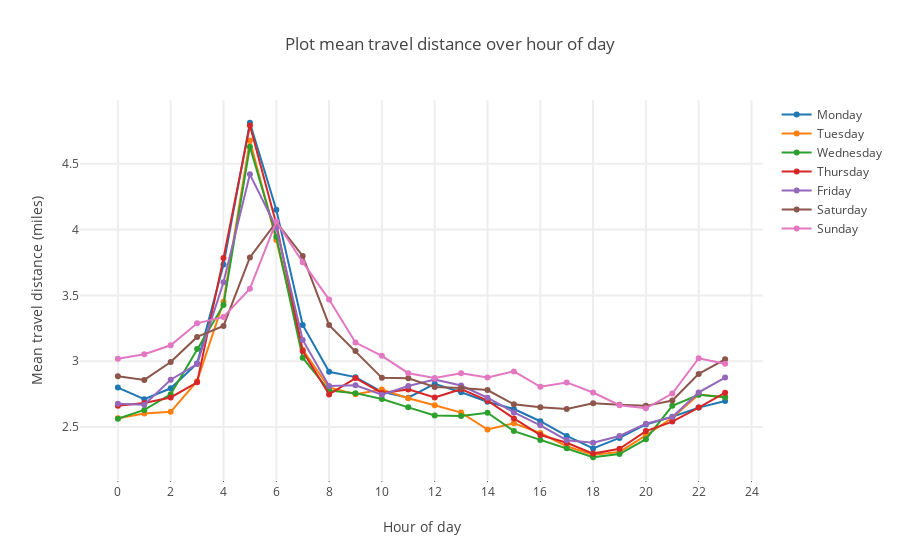

Here is the notebook cell this chart was saved with:
### Code cell
plot_distance_data = []
#loop to create lines for the figure below
for day in raw_data_df['Pickup_day'].unique():
    temp_df = raw_data_df[raw_data_df['Pickup_day']==day][[
        'Pickup_hour','Calculated_trip_distance']
    ].groupby(['Pickup_hour']).mean().reset_index().rename(columns={'Calculated_trip_distance':'Mean_trip_distance'})
    plot_distance_data.append(
        go.Scatter(
            x=temp_df['Pickup_hour'],
            y=temp_df['Mean_trip_distance'],
            mode='lines+markers',
            name=day
        )
    )

fig1 = go.Figure({
    'data': plot_distance_data,
    'layout': go.Layout(
        title='Plot mean travel distance over hour of day',
        hovermode='closest',
        xaxis=dict(
            title='Hour of day',
            ticklen=1,
            zeroline=False,
            gridwidth=2,
            nticks=24,
        ),
        yaxis=dict(
            title='Mean travel distance (miles)',
            gridwidth=2,
        )
    )
})

iplot(fig1)

### Figure 1 — Plotly figure (JSON) as saved in the notebook; plotly's stock layout.template omitted (floating-point values rounded to 4 significant figures)
{"data": [{"mode": "lines+markers", "name": "Monday", "type": "scatter", "uid": "229e5f82-174c-11e9-bcc2-acde48001122", "x": [0, 1, 2, 3, 4, 5, 6, 7, 8, 9, 10, 11, 12, 13, 14, 15, 16, 17, 18, 19, 20, 21, 22, 23], "y": [2.799, 2.712, 2.794, 2.982, 3.735, 4.811, 4.151, 3.276, 2.92, 2.879, 2.768, 2.723, 2.828, 2.764, 2.692, 2.637, 2.544, 2.433, 2.337, 2.417, 2.52, 2.579, 2.648, 2.698]}, {"mode": "lines+markers", "name": "Tuesday", "type": "scatter", "uid": "22a11470-174c-11e9-a96c-acde48001122", "x": [0, 1, 2, 3, 4, 5, 6, 7, 8, 9, 10, 11, 12, 13, 14, 15, 16, 17, 18, 19, 20, 21, 22, 23], "y": [2.567, 2.602, 2.615, 2.848, 3.452, 4.676, 3.92, 3.087, 2.8, 2.75, 2.784, 2.719, 2.665, 2.61, 2.481, 2.528, 2.455, 2.354, 2.29, 2.311, 2.436, 2.57, 2.748, 2.725]}, {"mode": "lines+markers", "name": "Wednesday", "type": "scatter", "uid": "22a1168c-174c-11e9-9c9e-acde48001122", "x": [0, 1, 2, 3, 4, 5, 6, 7, 8, 9, 10, 11, 12, 13, 14, 15, 16, 17, 18, 19, 20, 21, 22, 23], "y": [2.564, 2.63, 2.749, 3.093, 3.427, 4.629, 3.946, 3.026, 2.776, 2.758, 2.713, 2.65, 2.589, 2.584, 2.608, 2.469, 2.402, 2.339, 2.271, 2.295, 2.408, 2.661, 2.745, 2.726]}, {"mode": "lines+markers", "name": "Thursday", "type": "scatter", "uid": "22a117ae-174c-11e9-9f1e-acde48001122", "x": [0, 1, 2, 3, 4, 5, 6, 7, 8, 9, 10, 11, 12, 13, 14, 15, 16, 17, 18, 19, 20, 21, 22, 23], "y": [2.662, 2.683, 2.725, 2.839, 3.783, 4.79, 4.043, 3.077, 2.748, 2.872, 2.759, 2.786, 2.725, 2.788, 2.7, 2.565, 2.439, 2.38, 2.298, 2.335, 2.47, 2.542, 2.648, 2.761]}, {"mode": "lines+markers", "name": "Friday", "type": "scatter", "uid": "22a118a8-174c-11e9-bfd9-acde48001122", "x": [0, 1, 2, 3, 4, 5, 6, 7, 8, 9, 10, 11, 12, 13, 14, 15, 16, 17, 18, 19, 20, 21, 22, 23], "y": [2.677, 2.67, 2.859, 2.978, 3.6, 4.419, 4.016, 3.162, 2.812, 2.817, 2.746, 2.812, 2.862, 2.816, 2.723, 2.611, 2.513, 2.4, 2.381, 2.432, 2.526, 2.577, 2.763, 2.876]}, {"mode": "lines+markers", "name": "Saturday", "type": "scatter", "uid": "22a119a2-174c-11e9-8d04-acde48001122", "x": [0, 1, 2, 3, 4, 5, 6, 7, 8, 9, 10, 11, 12, 13, 14, 15, 16, 17, 18, 19, 20, 21, 22, 23], "y": [2.885, 2.858, 2.994, 3.185, 3.268, 3.788, 4.056, 3.8, 3.274, 3.078, 2.874, 2.87, 2.805, 2.797, 2.781, 2.673, 2.65, 2.637, 2.68, 2.67, 2.661, 2.701, 2.904, 3.015]}, {"mode": "lines+markers", "name": "Sunday", "type": "scatter", "uid": "22a11a9c-174c-11e9-9aac-acde48001122", "x": [0, 1, 2, 3, 4, 5, 6, 7, 8, 9, 10, 11, 12, 13, 14, 15, 16, 17, 18, 19, 20, 21, 22, 23], "y": [3.019, 3.052, 3.121, 3.288, 3.337, 3.551, 4.06, 3.752, 3.468, 3.142, 3.041, 2.909, 2.873, 2.909, 2.876, 2.923, 2.806, 2.839, 2.762, 2.666, 2.643, 2.754, 3.023, 2.981]}], "layout": {"hovermode": "closest", "title": "Plot mean travel distance over hour of day", "xaxis": {"gridwidth": 2, "nticks": 24, "ticklen": 1, "title": "Hour of day", "zeroline": false}, "yaxis": {"gridwidth": 2, "title": "Mean travel distance (miles)"}}}
